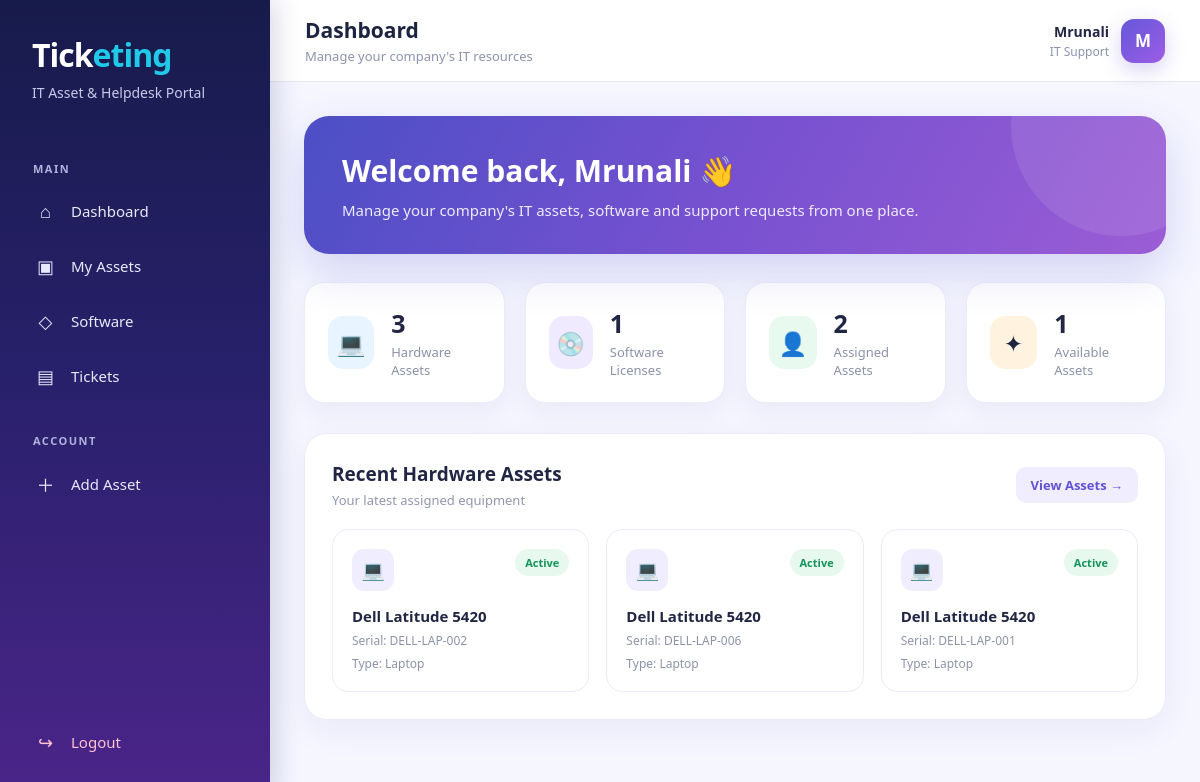
The app's page / (signed in) with its own data.
### helpdesk/models.py (models this page shows, shortened)
class HardwareAsset(models.Model):
    ASSET_TYPES = [
        ('Laptop', 'Laptop'),
        ('Desktop', 'Desktop'),
        ('Monitor', 'Monitor'),
        ('Keyboard', 'Keyboard'),
        ('Mouse', 'Mouse'),
        ('Other', 'Other'),
    ]
    asset_name = models.CharField(max_length=100)
    asset_type = models.CharField(
        max_length=50,
        choices=ASSET_TYPES
    )
    serial_number = models.CharField(
        max_length=100,
        unique=True
    )
    assigned_to = models.ForeignKey(
        User,
        on_delete=models.SET_NULL,
        null=True,
        blank=True,
        related_name='hardware_assets'
    )
    purchase_date = models.DateField(
        null=True,
        blank=True
    )
    is_active = models.BooleanField(default=True)

### helpdesk/views.py (the view, shortened to what this page needs)
@login_required
def dashboard(request):
    if request.user.is_staff:
        hardware_count = HardwareAsset.objects.count()
        software_count = SoftwareLicense.objects.count()
        assigned_count = HardwareAsset.objects.filter(
            assigned_to__isnull=False
        ).count()
        available_count = HardwareAsset.objects.filter(
            assigned_to__isnull=True
        ).count()
        recent_assets = HardwareAsset.objects.order_by(
            '-id'
        )[:5]
    context = {
        'hardware_count': hardware_count,
        'software_count': software_count,
        'assigned_count': assigned_count,
        'available_count': available_count,
        'recent_assets': recent_assets,
    }
    return render(
        request,
        'helpdesk/dashboard.html',
        context
    )

### helpdesk/templates/helpdesk/dashboard.html (shortened to what this page needs)
{% extends 'helpdesk/base.html' %}
{% block page_heading %}
Dashboard
{% endblock %}
{% block content %}
<section class="hero">
    <h1>
        Welcome back, {{ request.user.first_name|default:request.user.username }} 👋
    </h1>
    <p>
        Manage your company's IT assets, software and support requests
        from one place.
    </p>
</section>
<div class="stats-grid">
    <div class="stat-card">
        <div class="stat-icon icon-blue">
            💻
        </div>
        <div class="stat-content">
            <h3>
                {{ hardware_count }}
            </h3>
            <p>
                Hardware Assets
            </p>
        </div>
    </div>
    <div class="stat-card">
        <div class="stat-icon icon-purple">
            💿
        </div>
        <div class="stat-content">
            <h3>
                {{ software_count }}
            </h3>
            <p>
                Software Licenses
            </p>
        </div>
    </div>
    <div class="stat-card">
        <div class="stat-icon icon-green">
            👤
        </div>
        <div class="stat-content">
            <h3>
                {{ assigned_count }}
            </h3>
            <p>
                Assigned Assets
            </p>
        </div>
    </div>
    <div class="stat-card">
        <div class="stat-icon icon-orange">
            ✦
        </div>
        <div class="stat-content">
            <h3>
                {{ available_count }}
            </h3>
            <p>
                Available Assets
            </p>
        </div>
    </div>
</div>
<section class="section-card">
    <div class="section-header">
        <div>
            <h2>
                Recent Hardware Assets
            </h2>
            <p>
                Your latest assigned equipment
            </p>
        </div>
        <a href="{% url 'assets' %}"
           class="view-btn">
            View Assets →
        </a>
    </div>
    {% if recent_assets %}
    <div class="asset-grid">
        {% for asset in recent_assets %}
        <div class="asset-card">
            <div class="asset-top">
                <div class="asset-icon">
                    💻
                </div>
                {% if asset.is_active %}
                <span class="status status-active">
                    Active
                </span>
                {% else %}
                <span class="status status-inactive">
                    Inactive
                </span>
                {% endif %}
            </div>
            <h3>
                {{ asset.asset_name }}
            </h3>
            <p>
                Serial: {{ asset.serial_number }}
            </p>
            {% if asset.asset_type %}
            <p>
                Type: {{ asset.asset_type }}
            </p>
            {% endif %}
        </div>
        {% endfor %}
    </div>
    {% endif %}
</section>
{% endblock %}

### helpdesk/templates/helpdesk/base.html (shortened to what this page needs)
{% load static %}
<!DOCTYPE html>
<html lang="en">
<head>
</head>
<body>
<div class="app-container">
    <aside class="sidebar">
        <div class="logo">
            <h1>
                Tick<span>eting</span>
            </h1>
            <p>
                IT Asset & Helpdesk Portal
            </p>
        </div>
        <div class="nav-section">
            <div class="nav-title">
                MAIN
            </div>
            <a href="{% url 'dashboard' %}"
               class="nav-link">
                <span class="nav-icon">⌂</span>
                <span>Dashboard</span>
            </a>
            <a href="{% url 'assets' %}"
               class="nav-link">
                <span class="nav-icon">▣</span>
                <span>My Assets</span>
            </a>
            <a href="{% url 'licenses' %}"
               class="nav-link">
                <span class="nav-icon">◇</span>
                <span>Software</span>
            </a>
            <a href="{% url 'tickets' %}"
               class="nav-link">
                <span class="nav-icon">▤</span>
                <span>Tickets</span>
            </a>
        </div>
        <div class="nav-section">
            <div class="nav-title">
                ACCOUNT
            </div>
            {% if user.is_staff %}
            <a href="{% url 'add_asset' %}"
               class="nav-link">
                <span class="nav-icon">＋</span>
                <span>Add Asset</span>
            </a>
            {% else %}
            <a href="{% url 'create_ticket' %}"
               class="nav-link">
                <span class="nav-icon">＋</span>
                <span>Raise Ticket</span>
            </a>
            {% endif %}
        </div>
        <div class="sidebar-bottom">
            <a href="{% url 'logout' %}"
               class="nav-link logout-link">
                <span class="nav-icon">↪</span>
                <span>Logout</span>
            </a>
        </div>
    </aside>
    <main class="main-content">
        <header class="topbar">
            <div class="topbar-title">
                <h2>
                    {% block page_heading %}{% endblock %}
                </h2>
                <p>
                    Manage your company's IT resources
                </p>
            </div>
            <div class="user-area">
                <div class="user-info">
                    <div class="user-name">
                        {{ request.user.get_full_name|default:request.user.username }}
                    </div>
                    <div class="user-role">
                        {% if request.user.is_staff %}
                            IT Support
                        {% else %}
                            Employee
                        {% endif %}
                    </div>
                </div>
                <div class="avatar">
                    {{ request.user.username|first|upper }}
                </div>
            </div>
        </header>
        <div class="page-content">
            {% block content %}
            {% endblock %}
        </div>
    </main>
</div>
</body>
</html>

### records on screen
HardwareAsset: is_active "Active", asset_name "Dell Latitude 5420", serial_number "DELL-LAP-002", asset_type "Laptop"
HardwareAsset: is_active "Active", asset_name "Dell Latitude 5420", serial_number "DELL-LAP-006", asset_type "Laptop"
HardwareAsset: is_active "Active", asset_name "Dell Latitude 5420", serial_number "DELL-LAP-001", asset_type "Laptop"

### other values on screen
{{ request.user.get_full_name|default:request.user.username }} "Mrunali"
{{ request.user.username|first|upper }} "M"
{{ request.user.first_name|default:request.user.username }} "Mrunali"
{{ hardware_count }} "3"
{{ software_count }} "1"
{{ assigned_count }} "2"
{{ available_count }} "1"
